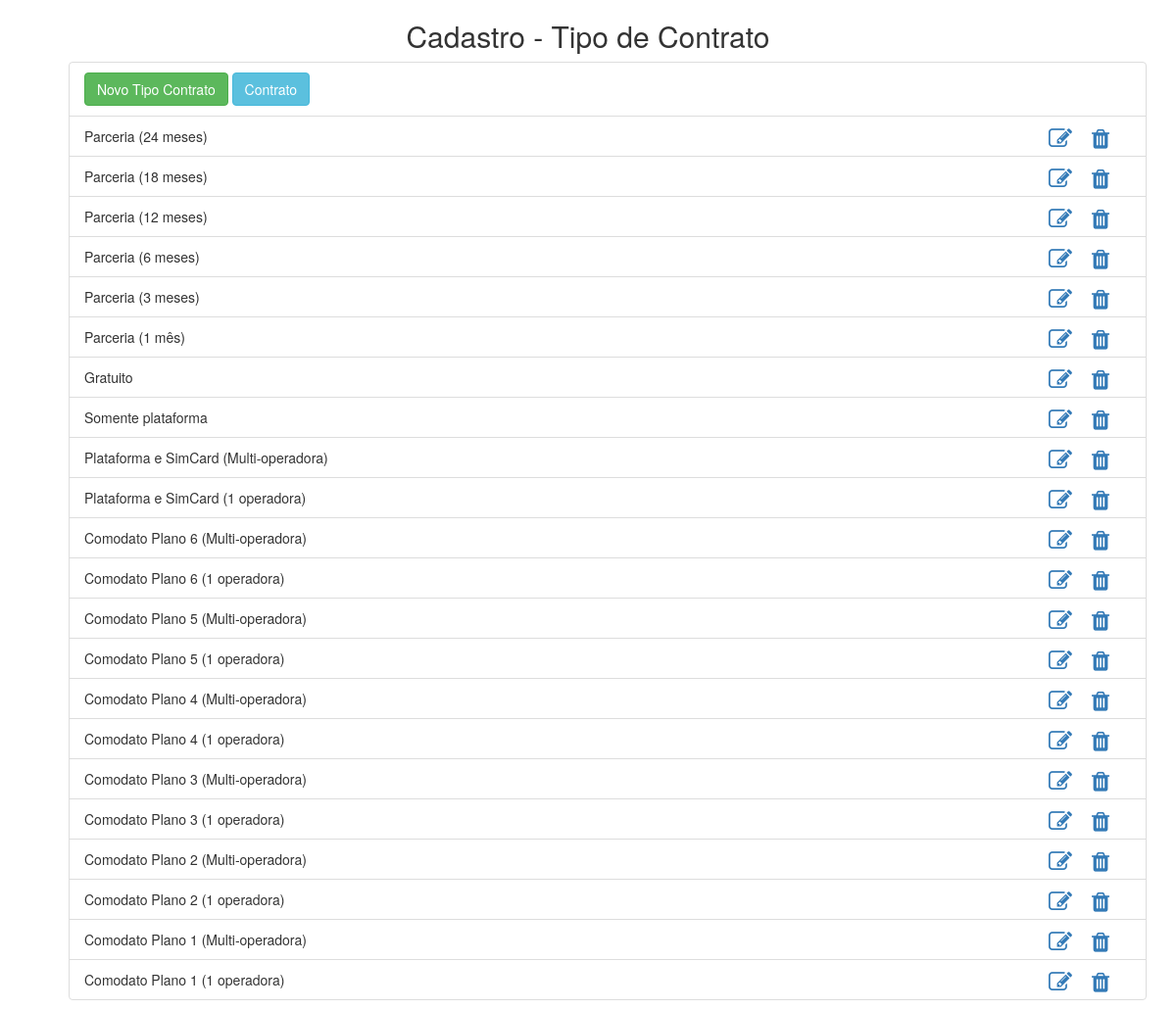
The page / on the database its author committed.
### tables this page shows
CREATE TABLE `tipo_contrato` (
  `id_tipo_contrato` int(11) UNSIGNED NOT NULL,
  `nome_tipo_contrato` varchar(50) NOT NULL,
  `cod_tipo_contrato` varchar(10) NOT NULL,
  `meses` int(2) NOT NULL DEFAULT '0' COMMENT '0 = infinito',
  `valor` decimal(7,2) NOT NULL DEFAULT '0.00',
  `valor_pos` decimal(7,2) NOT NULL DEFAULT '0.00',
  `obs` varchar(255) DEFAULT NULL,
  `data_cadastro` timestamp NOT NULL DEFAULT CURRENT_TIMESTAMP,
  `data_encerramento` timestamp NULL DEFAULT NULL
);

### model/tipo_contrato_model.php (called while the page is built, shortened)
<?php
class TipoContrato extends config
{
    public $pdo;
    public function __construct()
    {
        $this->pdo = new PDO('mysql:host=' . $this->host . ';dbname=' . $this->db, $this->usuario, $this->senha);
    }
    public function listContrato()
    {
        $stmt = $this->pdo->prepare("SELECT * FROM tipo_contrato ORDER BY id_tipo_contrato DESC");
        $run = $stmt->execute();
        $rs = $stmt->fetchAll(PDO::FETCH_ASSOC);
        return  $rs;
    }
}

### public/index.php (the view, shortened to what this page needs)
<?php
include '../model/tipo_contrato_model.php';
$model = new TipoContrato();
?>
<!DOCTYPE html>
<html lang="en">
<head>
    <link rel="stylesheet" href="https://maxcdn.bootstrapcdn.com/font-awesome/4.7.0/css/font-awesome.min.css">
    <link rel="stylesheet" href="https://maxcdn.bootstrapcdn.com/bootstrap/3.3.7/css/bootstrap.min.css">
</head>
<body>
    <div class="container">
        <div class="row text-center">
            <div class="col-12 ">
                <h2>Cadastro - Tipo de Contrato</h2>
            </div>
        </div>
        <div class="col-12">
            <ul>
                <li class="list-group-item" style="list-style-type: none;">
                    <a href="#addEmployeeModal" class="btn btn-success " data-toggle="modal"><span>Novo Tipo Contrato</span></a>
                    <a href="contrato" class="btn btn-info"><span>Contrato</span></a>
                </li>
                <?php
                $rs = $model->listContrato();
                foreach ($rs as $v) {
                    echo  '<li class="list-group-item">' . $v['nome_tipo_contrato'] .
                        '<div class="pull-right" >
                            <a href="#editEmployeeModal" class="edit" data-toggle="modal">
                                <i class="fa fa-edit  update" "  data-toggle="tooltip"
                                    data-id_tipo_contrato="'    . $v["id_tipo_contrato"] . '"
                                    data-nome_tipo_contrato="'  . $v["nome_tipo_contrato"] . '"
                                    data-cod_tipo_contrato="'   . $v["cod_tipo_contrato"] . '"
                                    data-meses="'               . $v["meses"] . '"
                                    data-valor="'               . $v["valor"] . '"
                                    data-valor_pos="'           . $v["valor_pos"] . '"
                                    data-obs="'                 . $v["obs"] . '"
                                    title="Editar" style="font-size:24px; width: 40px;"></i>
                            </a>
                            <a href="#deleteEmployeeModal" class="delete " data-id_tipo_contrato="' . $v["id_tipo_contrato"] . '" data-toggle="modal">
                                <i class="fa fa-trash" title="Apagar" style="font-size:23px; width: 40px;"></i></a>
                        </div>
                        </li>';
                }
                ?>
            </ul>
        </div>
    </div>
</body>
</html>

### rows shown on the page
tipo_contrato: nome_tipo_contrato "Parceria (24 meses)"
tipo_contrato: nome_tipo_contrato "Parceria (18 meses)"
tipo_contrato: nome_tipo_contrato "Parceria (12 meses)"
tipo_contrato: nome_tipo_contrato "Parceria (6 meses)"
tipo_contrato: nome_tipo_contrato "Parceria (3 meses)"
tipo_contrato: nome_tipo_contrato "Parceria (1 mês)"
tipo_contrato: nome_tipo_contrato "Gratuito"
tipo_contrato: nome_tipo_contrato "Somente plataforma"
tipo_contrato: nome_tipo_contrato "Plataforma e SimCard (Multi-operadora)"
tipo_contrato: nome_tipo_contrato "Plataforma e SimCard (1 operadora)"
tipo_contrato: nome_tipo_contrato "Comodato Plano 6 (Multi-operadora)"
tipo_contrato: nome_tipo_contrato "Comodato Plano 6 (1 operadora)"
tipo_contrato: nome_tipo_contrato "Comodato Plano 5 (Multi-operadora)"
tipo_contrato: nome_tipo_contrato "Comodato Plano 5 (1 operadora)"
tipo_contrato: nome_tipo_contrato "Comodato Plano 4 (Multi-operadora)"
tipo_contrato: nome_tipo_contrato "Comodato Plano 4 (1 operadora)"
tipo_contrato: nome_tipo_contrato "Comodato Plano 3 (Multi-operadora)"
tipo_contrato: nome_tipo_contrato "Comodato Plano 3 (1 operadora)"
tipo_contrato: nome_tipo_contrato "Comodato Plano 2 (Multi-operadora)"
tipo_contrato: nome_tipo_contrato "Comodato Plano 2 (1 operadora)"
tipo_contrato: nome_tipo_contrato "Comodato Plano 1 (Multi-operadora)"
tipo_contrato: nome_tipo_contrato "Comodato Plano 1 (1 operadora)"
